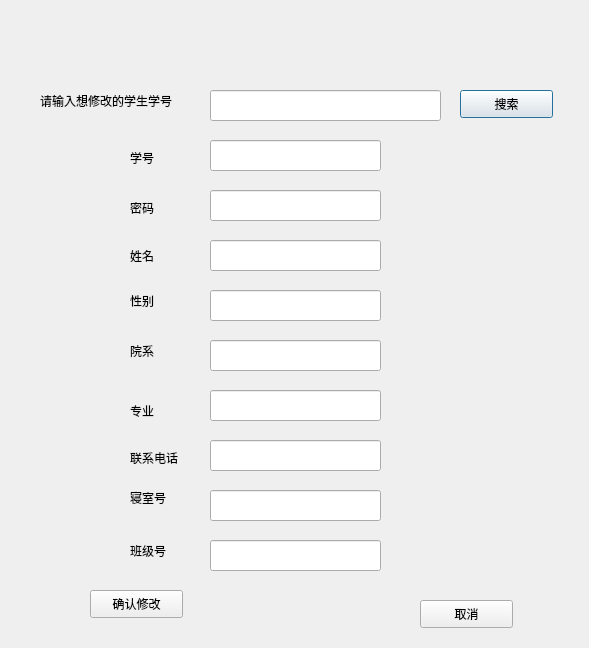
<?xml version="1.0" encoding="UTF-8"?>
<ui version="4.0">
 <class>change_student</class>
 <widget class="QDialog" name="change_student">
  <property name="geometry">
   <rect>
    <x>0</x>
    <y>0</y>
    <width>589</width>
    <height>648</height>
   </rect>
  </property>
  <property name="windowTitle">
   <string>Dialog</string>
  </property>
  <widget class="QLabel" name="label">
   <property name="geometry">
    <rect>
     <x>40</x>
     <y>80</y>
     <width>211</width>
     <height>41</height>
    </rect>
   </property>
   <property name="text">
    <string>请输入想修改的学生学号</string>
   </property>
  </widget>
  <widget class="QLineEdit" name="ChangeidlineEdit">
   <property name="geometry">
    <rect>
     <x>210</x>
     <y>90</y>
     <width>231</width>
     <height>31</height>
    </rect>
   </property>
  </widget>
  <widget class="QPushButton" name="pushButton">
   <property name="geometry">
    <rect>
     <x>460</x>
     <y>90</y>
     <width>93</width>
     <height>28</height>
    </rect>
   </property>
   <property name="text">
    <string>搜索</string>
   </property>
  </widget>
  <widget class="QLabel" name="label_2">
   <property name="geometry">
    <rect>
     <x>130</x>
     <y>150</y>
     <width>72</width>
     <height>15</height>
    </rect>
   </property>
   <property name="text">
    <string>学号</string>
   </property>
  </widget>
  <widget class="QLineEdit" name="idlineEdit">
   <property name="geometry">
    <rect>
     <x>210</x>
     <y>140</y>
     <width>171</width>
     <height>31</height>
    </rect>
   </property>
  </widget>
  <widget class="QLineEdit" name="passwordlineEdit">
   <property name="geometry">
    <rect>
     <x>210</x>
     <y>190</y>
     <width>171</width>
     <height>31</height>
    </rect>
   </property>
  </widget>
  <widget class="QLineEdit" name="NamelineEdit">
   <property name="geometry">
    <rect>
     <x>210</x>
     <y>240</y>
     <width>171</width>
     <height>31</height>
    </rect>
   </property>
  </widget>
  <widget class="QLineEdit" name="SexlineEdit">
   <property name="geometry">
    <rect>
     <x>210</x>
     <y>290</y>
     <width>171</width>
     <height>31</height>
    </rect>
   </property>
  </widget>
  <widget class="QLineEdit" name="yuanxilineEdit">
   <property name="geometry">
    <rect>
     <x>210</x>
     <y>340</y>
     <width>171</width>
     <height>31</height>
    </rect>
   </property>
  </widget>
  <widget class="QLineEdit" name="zhuanyelineEdit">
   <property name="geometry">
    <rect>
     <x>210</x>
     <y>390</y>
     <width>171</width>
     <height>31</height>
    </rect>
   </property>
  </widget>
  <widget class="QLabel" name="label_3">
   <property name="geometry">
    <rect>
     <x>130</x>
     <y>200</y>
     <width>72</width>
     <height>15</height>
    </rect>
   </property>
   <property name="text">
    <string>密码</string>
   </property>
  </widget>
  <widget class="QLabel" name="label_4">
   <property name="geometry">
    <rect>
     <x>130</x>
     <y>240</y>
     <width>31</width>
     <height>31</height>
    </rect>
   </property>
   <property name="text">
    <string>姓名</string>
   </property>
  </widget>
  <widget class="QLabel" name="label_5">
   <property name="geometry">
    <rect>
     <x>130</x>
     <y>280</y>
     <width>31</width>
     <height>41</height>
    </rect>
   </property>
   <property name="text">
    <string>性别</string>
   </property>
  </widget>
  <widget class="QLabel" name="label_6">
   <property name="geometry">
    <rect>
     <x>130</x>
     <y>340</y>
     <width>41</width>
     <height>21</height>
    </rect>
   </property>
   <property name="text">
    <string>院系</string>
   </property>
  </widget>
  <widget class="QLabel" name="label_7">
   <property name="geometry">
    <rect>
     <x>130</x>
     <y>400</y>
     <width>51</width>
     <height>21</height>
    </rect>
   </property>
   <property name="text">
    <string>专业</string>
   </property>
  </widget>
  <widget class="QLabel" name="label_8">
   <property name="geometry">
    <rect>
     <x>130</x>
     <y>490</y>
     <width>41</width>
     <height>16</height>
    </rect>
   </property>
   <property name="text">
    <string>寝室号</string>
   </property>
  </widget>
  <widget class="QLabel" name="label_9">
   <property name="geometry">
    <rect>
     <x>130</x>
     <y>540</y>
     <width>51</width>
     <height>21</height>
    </rect>
   </property>
   <property name="text">
    <string>班级号</string>
   </property>
  </widget>
  <widget class="QLineEdit" name="qinshilineEdit">
   <property name="geometry">
    <rect>
     <x>210</x>
     <y>490</y>
     <width>171</width>
     <height>31</height>
    </rect>
   </property>
  </widget>
  <widget class="QLineEdit" name="classlineEdit">
   <property name="geometry">
    <rect>
     <x>210</x>
     <y>540</y>
     <width>171</width>
     <height>31</height>
    </rect>
   </property>
  </widget>
  <widget class="QLineEdit" name="tellineEdit">
   <property name="geometry">
    <rect>
     <x>210</x>
     <y>440</y>
     <width>171</width>
     <height>31</height>
    </rect>
   </property>
  </widget>
  <widget class="QLabel" name="label_10">
   <property name="geometry">
    <rect>
     <x>130</x>
     <y>450</y>
     <width>72</width>
     <height>15</height>
    </rect>
   </property>
   <property name="text">
    <string>联系电话</string>
   </property>
  </widget>
  <widget class="QPushButton" name="pushButton_2">
   <property name="geometry">
    <rect>
     <x>90</x>
     <y>590</y>
     <width>93</width>
     <height>28</height>
    </rect>
   </property>
   <property name="text">
    <string>确认修改</string>
   </property>
  </widget>
  <widget class="QPushButton" name="pushButton_3">
   <property name="geometry">
    <rect>
     <x>420</x>
     <y>600</y>
     <width>93</width>
     <height>28</height>
    </rect>
   </property>
   <property name="text">
    <string>取消</string>
   </property>
  </widget>
 </widget>
 <resources/>
 <connections/>
</ui>
